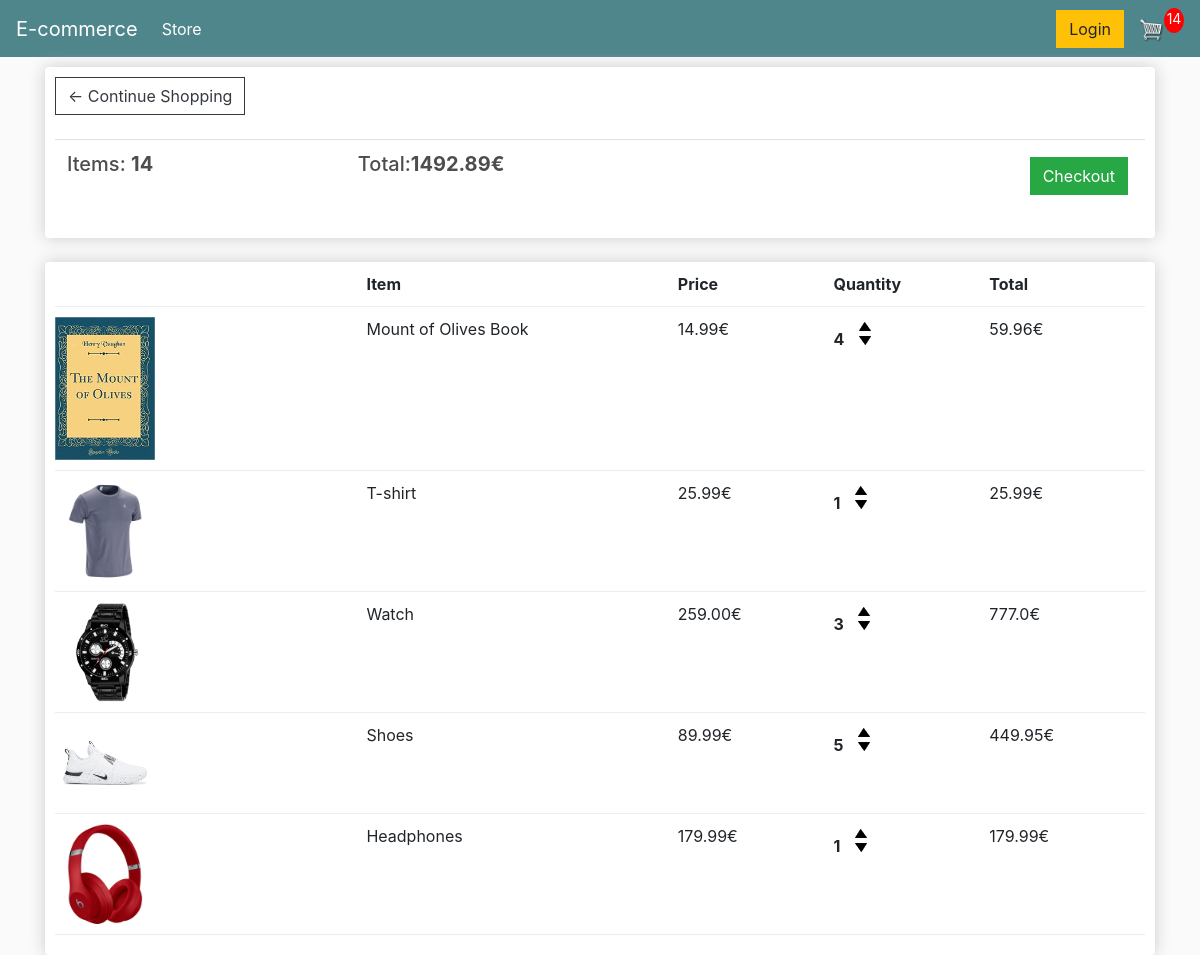
/cart/ (signed in), run on an earlier commit of the app's database.
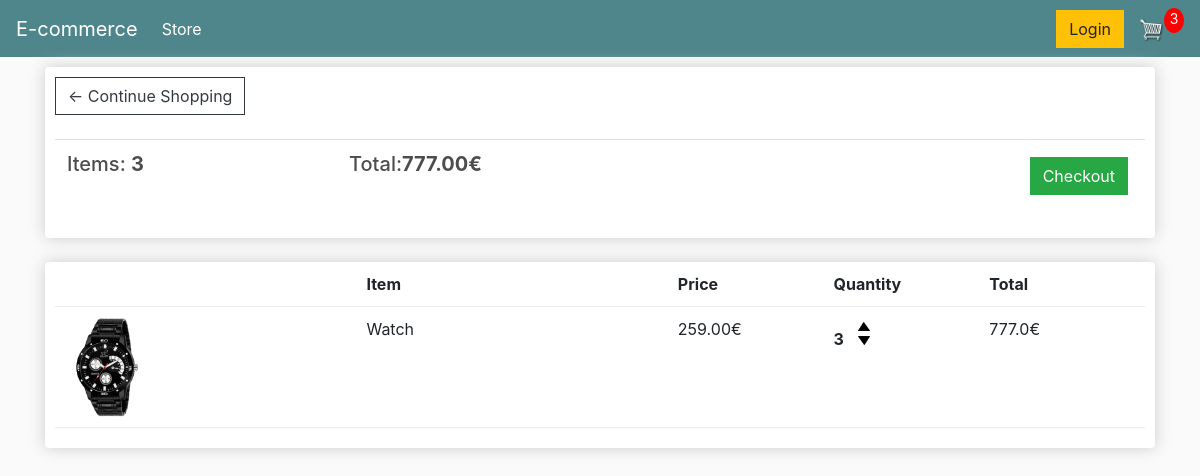
And on a later commit of the database.
### store/models.py (models this page shows, shortened)
class Order(models.Model):
    customer = models.ForeignKey(Customer, on_delete= models.SET_NULL, blank=True, null=True)
    date_ordered = models.DateField(auto_now_add=True)
    complete = models.BooleanField(default=False, null=True, blank=False)
    transaction_id = models.CharField(max_length=200, null=True)
    @property
    def get_cart_total(self):
        orderitems = self.orderitem_set.all()
        total = sum([item.get_total for item in orderitems])
        return total
    @property
    def get_cart_items(self):
        orderitems = self.orderitem_set.all()
        total = sum([item.quantity for item in orderitems])
        return total

class OrderItem(models.Model):
    product = models.ForeignKey(Product, on_delete= models.SET_NULL, blank=True, null=True)
    order = models.ForeignKey(Order, on_delete= models.SET_NULL, blank=True, null=True)
    quantity = models.IntegerField(default=0, null=True, blank=True)
    date_added = models.DateField(auto_now_add=True)
    @property
    def get_total(self):
        total = self.product.price * self.quantity
        return total

class Product(models.Model):
    name = models.CharField(max_length=200, null=True)
    price = models.FloatField()
    digital = models.BooleanField(default=False, null=True, blank=False)
    image = models.ImageField(null=True, blank=True)
    @property
    def imageURL(self):
        try:
            url = self.image.url
        except:
            url = ''
        return url

### store/views.py (the view)
# urls.py: path('cart/', views.cart, name='cart'),
def cart(request):
    if request.user.is_authenticated:
        customer = request.user.customer
        order, created = Order.objects.get_or_create(customer=customer, complete=False)
        items = order.orderitem_set.all()
        cartItems = order.get_cart_items
    else:
        items = []
        order = {'get_cart_total': 0, 'get_cart_items':0, 'shipping':False}
        cartItems = order['get_cart_items']
    context = {'items':items, 'order':order, 'cartItems': cartItems }
    return render(request, 'store/cart.html', context)

### store/templates/store/cart.html
{% extends 'store/main.html' %}
{% load static %}
{% block content %}
	<div class="row">
		<div class="col-lg-12">
			<div class="box-element">
				<a  class="btn btn-outline-dark" href="{% url 'store' %}">&#x2190; Continue Shopping</a>
				<br>
				<br>
				<table class="table">
					<tr>
						<th><h5>Items: <strong>{{order.get_cart_items}}</strong></h5></th>
						<th><h5>Total:<strong>{{order.get_cart_total|floatformat:2}}€</strong></h5></th>
						<th>
							<a  style="float:right; margin:5px;" class="btn btn-success" href="{% url 'checkout' %}">Checkout</a>
						</th>
					</tr>
				</table>
			</div>
			<br>
			<div class="box-element">
				<div class="cart-row">
					<div style="flex:2"></div>
					<div style="flex:2"><strong>Item</strong></div>
					<div style="flex:1"><strong>Price</strong></div>
					<div style="flex:1"><strong>Quantity</strong></div>
					<div style="flex:1"><strong>Total</strong></div>
				</div>
				{% for item in items %}
				<div class="cart-row">
					<div style="flex:2"><img class="row-image" src="{{item.product.imageURL}}"></div>
					<div style="flex:2"><p>{{item.product.name}}</p></div>
					<div style="flex:1"><p>{{item.product.price|floatformat:2}}€</p></div>
					<div style="flex:1">
						<p class="quantity">{{item.quantity}}</p>
						<div class="quantity">
							<img data-product={{item.product.id}} data-action="add" class="chg-quantity update-cart" src="{% static  'images/arrow-up.png' %}">
							<img data-product={{item.product.id}} data-action="remove" class="chg-quantity update-cart" src="{% static  'images/arrow-down.png' %}">
						</div>
					</div>
					<div style="flex:1"><p>{{item.get_total}}€</p></div>
				</div>
				{% endfor %}
			</div>
		</div>
	</div>
{% endblock content %}

What changed in the data, as far as the page shows it:
removed OrderItem: product.imageURL (picture), product.name "Mount of Olives Book", product.price "14.99", quantity "4", get_total "59.96"
removed OrderItem: product.imageURL (picture), product.name "T-shirt", product.price "25.99", quantity "1", get_total "25.99"
removed OrderItem: product.imageURL (picture), product.name "Shoes", product.price "89.99", quantity "5", get_total "449.95"
removed OrderItem: product.imageURL (picture), product.name "Headphones", product.price "179.99", quantity "1", get_total "179.99"
computed for Order: get_cart_items "14" → "3"; get_cart_total "1492.89" → "777.00"
Also different on the page:
{{ cartItems }}: "14" → "3"
